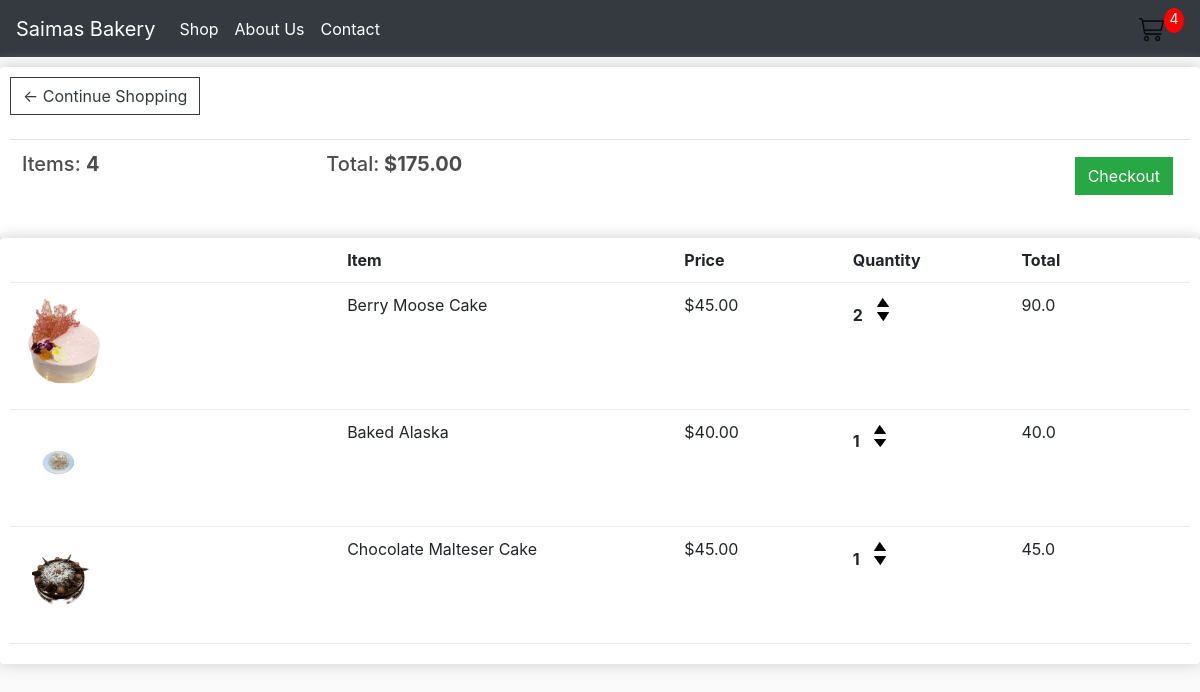
/Cart/ (signed in), run on the app's committed database.
### Shop/models.py (models this page shows, shortened)
class Order(models.Model):
    customer = models.ForeignKey(Customer, on_delete=models.SET_NULL, null=True, blank=True)
    date_ordered = models.DateTimeField(auto_now_add=True)
    complete = models.BooleanField(default=False)
    transaction_id = models.CharField(max_length=100, null=True)
    @property
    def get_cart_total(self):
        orderitems = self.orderitem_set.all()
        total = sum([item.get_total for item in orderitems])
        return total
    @property
    def get_cart_items(self):
        orderitems = self.orderitem_set.all()
        total = sum([item.quantity for item in orderitems])
        return total

class OrderItem(models.Model):
    product = models.ForeignKey(Product, on_delete=models.SET_NULL, null=True)
    order = models.ForeignKey(Order, on_delete=models.SET_NULL, null=True)
    quantity = models.IntegerField(default=0, null=True, blank=True)
    date_added = models.DateTimeField(auto_now_add=True)
    @property
    def get_total(self):
        total = self.product.price * self.quantity
        return total

class Product(models.Model):
    name = models.CharField(max_length=200)
    price = models.FloatField()
    image = models.ImageField(null=True, blank=True)
    @property
    def imageURL(self):
        try:
            url = self.image.url
        except:
            url = ''
        return url

### Shop/views.py (the view)
# urls.py: path('Cart/', views.Cart, name='Cart'),
def Cart(request):
    data = cartData(request)
    cartItems = data['cartItems']
    order = data['order']
    items = data['items']
    context  = {'items':items, 'order':order, 'cartItems': cartItems}
    return render(request, 'Shop/Cart.html', context)

### Shop/utils.py (called while the page is built, shortened)
def cartData(request):
    if request.user.is_authenticated:
        customer = request.user.customer
        order, created = Order.objects.get_or_create(customer=customer, complete=False)
        items = order.orderitem_set.all()
        cartItems = order.get_cart_items
    return {'cartItems': cartItems, 'order': order, 'items': items}

### Shop/Templates/Shop/Cart.html
{% extends 'Shop/main.html' %}
{% load static %}
{% block content %}
<div class="row">
	<div class="col-lg-12">
<div class="box-element">
	<a  class="btn btn-outline-dark" href="{% url 'Shop' %}">&#x2190; Continue Shopping</a>
	<br>
	<br>
	<table class="table">
		<tr>
			<th><h5>Items: <strong>{{order.get_cart_items}}</strong></h5></th>
			<th><h5>Total:<strong> ${{order.get_cart_total|floatformat:2}} </strong></h5></th>
			<th>
				<a  style="float:right; margin:5px;" class="btn btn-success" href="{% url 'Checkout' %}">Checkout</a>
			</th>
		</tr>
	</table>
</div>
<div class="box-element">
	<div class="cart-row">
		<div style="flex:2"></div>
		<div style="flex:2"><strong>Item</strong></div>
		<div style="flex:1"><strong>Price</strong></div>
		<div style="flex:1"><strong>Quantity</strong></div>
		<div style="flex:1"><strong>Total</strong></div>
	</div>
{% for item in items %}
<div class="cart-row">
    <div style="flex:2"><img class="row-image" src="{{ item.product.imageURL }}"></div>
	<div style="flex:2"><p>{{item.product.name}}</p></div>
	<div style="flex:1"><p>${{item.product.price|floatformat:2}}</p></div>
	<div style="flex:1">
		<p class="quantity">{{item.quantity}}</p>
		<div class="quantity">
			<img data-product="{{item.product.id}}" data-action="add" class="chg-quantity update-cart" src="{% static  'images/arrow-up.png' %}">
			<img data-product="{{item.product.id}}" data-action="remove" class="chg-quantity update-cart" src="{% static  'images/arrow-down.png' %}">
		</div>
	</div>
	<div style="flex:1">{{item.get_total}}</div>
</div>
{% endfor %}
{% endblock content %}

### SaimaBakery/static/css/main.css (style rules this page uses)
body { background-color: hsl(0, 0%, 98%); }
h1,h2,h3,h4,h5,h6 { color:hsl(0, 0%, 30%); }
.box-element { box-shadow:hsl(0, 0%, 80%) 0 0 16px; background-color: #fff; border-radius: 4px; padding: 10px; }
.col-lg-4, .col-lg-6, .col-lg-8, .col-lg-12 { margin-top: 10px; }
.btn { border-radius: 0; }
.row-image { width: 100px; }
.cart-row { display: flex; align-items: flex-stretch; padding-bottom: 10px; margin-bottom: 10px; border-bottom: 1px solid #ececec; }
.quantity { display: inline-block; font-weight: 700; padding-right:10px; }
.chg-quantity { width: 12px; cursor: pointer; display: block; margin-top: 5px; transition:.1s; }

### data on the page
Order: get_cart_items "4", get_cart_total "175.00"
OrderItem: product.imageURL (picture), product.name "Berry Moose Cake", product.price "45.00", quantity "2", get_total "90.0"
OrderItem: product.imageURL (picture), product.name "Baked Alaska", product.price "40.00", quantity "1", get_total "40.0"
OrderItem: product.imageURL (picture), product.name "Chocolate Malteser Cake", product.price "45.00", quantity "1", get_total "45.0"

### other printed values
{{ cartItems }} "4"
